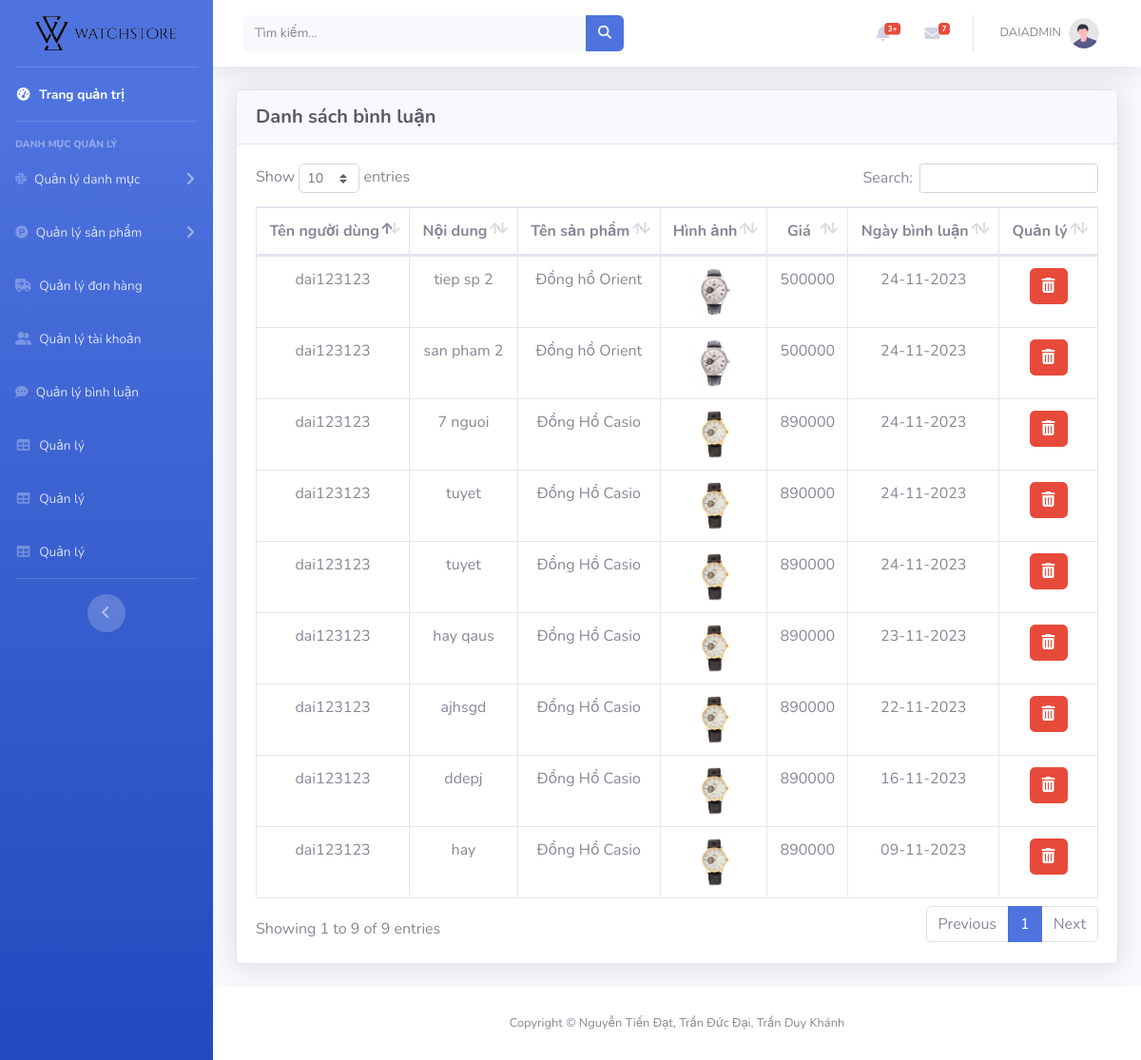
Page /admin/index.php?act=list_binhluan (signed in) on the earlier database version.
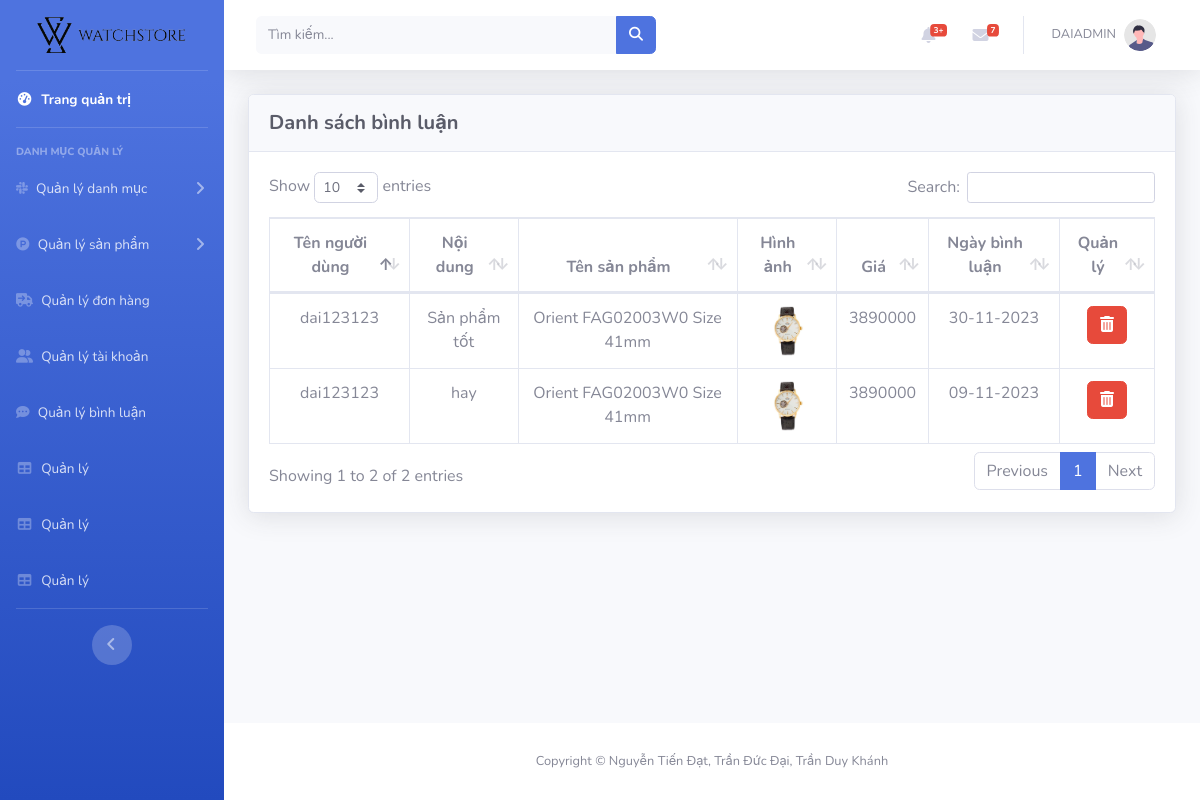
Same page on the later database version.
### tables this page shows
CREATE TABLE `binhluan` (
  `id` int(11) NOT NULL,
  `id_user` int(11) NOT NULL,
  `id_pro` int(11) NOT NULL,
  `noidung` text NOT NULL,
  `date` date NOT NULL,
  `star` int(11) NOT NULL
);

CREATE TABLE `taikhoan` (
  `id` int(11) NOT NULL,
  `user` varchar(50) NOT NULL,
  `pass` varchar(50) NOT NULL,
  `email` varchar(225) NOT NULL,
  `tel` varchar(255) DEFAULT NULL,
  `address` varchar(255) DEFAULT NULL,
  `role` int(11) NOT NULL,
  `checkname` int(11) NOT NULL
);

CREATE TABLE `sanpham` (
  `id` int(11) NOT NULL,
  `iddm` int(11) NOT NULL,
  `name` varchar(255) NOT NULL,
  `img` varchar(255) DEFAULT NULL,
  `img2` varchar(255) DEFAULT NULL,
  `img3` varchar(255) DEFAULT NULL,
  `gia` int(11) NOT NULL,
  `gia_new` int(11) NOT NULL,
  `mota` text NOT NULL,
  `soluong` int(11) NOT NULL,
  `xuatxu` varchar(100) NOT NULL,
  `kieumay` varchar(100) NOT NULL
);

### model/pdo.php (called while the page is built, shortened)
<?php
function pdo_get_connection()
{
    $servername = "localhost";
    $username = "root";
    $password = "";
    try {
        $conn = new PDO("mysql:host=$servername;dbname=duan1", $username, $password);
        $conn->setAttribute(PDO::ATTR_ERRMODE, PDO::ERRMODE_EXCEPTION);
        return $conn;
    } catch (PDOException $e) {
        echo "Connection failed: " . $e->getMessage();
    }
}
function pdo_query($sql)
{
    $conn = pdo_get_connection();
    $sql = $conn->prepare($sql);
    $sql->execute();
    $kq = $sql->fetchAll(PDO::FETCH_ASSOC);
    return $kq;
}
?>

### model/binhluan.php (called while the page is built, shortened)
<?php
function load_bl_sp_admin()
{
    $sql = "SELECT binhluan.*, taikhoan.user, sanpham.img, sanpham.name, sanpham.gia_new
    FROM binhluan
    JOIN sanpham ON binhluan.id_pro = sanpham.id
    JOIN taikhoan ON binhluan.id_user = taikhoan.id
    ORDER BY binhluan.id DESC";
    return pdo_query($sql);
}

### admin/binhluan/list_binhluan.php (the view)
<div class="container-fluid">
    <div class="card shadow mb-4">
        <div class="card-header py-3">
            <h6 class="m-0 h5 text-dark font-weight-bold">Danh sách bình luận</h6>
        </div>
        <div class="card-body">
            <div class="table-responsive">
                <table class="table table-bordered text-center" id="dataTable" width="100%" cellspacing="0">
                    <thead>
                        <tr>
                            <th class="fw-bold text-secondary">Tên người dùng</th>
                            <th class="fw-bold text-secondary">Nội dung</th>
                            <th class="fw-bold text-secondary">Tên sản phẩm</th>
                            <th class="fw-bold text-secondary">Hình ảnh</th>
                            <th class="fw-bold text-secondary">Giá</th>
                            <th class="fw-bold text-secondary">Ngày bình luận</th>
                            <th class="fw-bold text-secondary">Quản lý</th>
                        </tr>
                    </thead>
                    <tbody>
                        <?php foreach($load_bl_sp_admin as $value){?>
                        <tr>
                            <td><?= $value['user'] ?></td>
                            <td><?= $value['noidung'] ?></td>
                            <td><?= $value['name'] ?></td>
                            <td><img width="50px" src="../uploads/img_sp/<?= $value['img'] ?>" alt=""></td>
                            <td><?= $value['gia_new'] ?></td>
                            <td><?= date("d-m-Y", strtotime($value['date'])); ?></td>
                            <td>
                                <a type="button" class="btn btn-danger" href="?act=delete_bl&idbl=<?= $value['id']?>" onclick="return confirm('Bạn có muốn xóa <?= $value['name'] ?>')"><i class="fa-solid fa-trash-can"></i></a>
                            </td>
                        </tr>
                        <?php }?>
                    </tbody>
                </table>
            </div>
        </div>
    </div>
</div>
</div>

Differences in the rows shown:
removed binhluan: id_user.user "dai123123", noidung "tiep sp 2", sanpham.name "Đồng hồ Orient", sanpham.img (picture), sanpham.gia_new "500000", date "24-11-2023"
removed binhluan: id_user.user "dai123123", noidung "san pham 2", sanpham.name "Đồng hồ Orient", sanpham.img (picture), sanpham.gia_new "500000", date "24-11-2023"
removed binhluan: id_user.user "dai123123", noidung "7 nguoi", sanpham.name "Đồng Hồ Casio", sanpham.img (picture), sanpham.gia_new "890000", date "24-11-2023"
removed binhluan: id_user.user "dai123123", noidung "tuyet", sanpham.name "Đồng Hồ Casio", sanpham.img (picture), sanpham.gia_new "890000", date "24-11-2023"
removed binhluan: id_user.user "dai123123", noidung "tuyet", sanpham.name "Đồng Hồ Casio", sanpham.img (picture), sanpham.gia_new "890000", date "24-11-2023"
removed binhluan: id_user.user "dai123123", noidung "hay qaus", sanpham.name "Đồng Hồ Casio", sanpham.img (picture), sanpham.gia_new "890000", date "23-11-2023"
removed binhluan: id_user.user "dai123123", noidung "ajhsgd", sanpham.name "Đồng Hồ Casio", sanpham.img (picture), sanpham.gia_new "890000", date "22-11-2023"
removed binhluan: id_user.user "dai123123", noidung "ddepj", sanpham.name "Đồng Hồ Casio", sanpham.img (picture), sanpham.gia_new "890000", date "16-11-2023"
added binhluan: id_user.user "dai123123", noidung "Sản phẩm tốt", sanpham.name "Orient FAG02003W0 Size 41mm", sanpham.img (picture), sanpham.gia_new "3890000", date "30-11-2023"
changed through a linked row, binhluan "hay": sanpham.name "Đồng Hồ Casio" → "Orient FAG02003W0 Size 41mm"; sanpham.gia_new "890000" → "3890000"
Other differences:
text written by a page script: "Show entries Search: Showing 1 to 9 of 9 entries Previous 1 Next" → "Show entries Search: Showing 1 to 2 of 2 entries Previous 1 Next"
